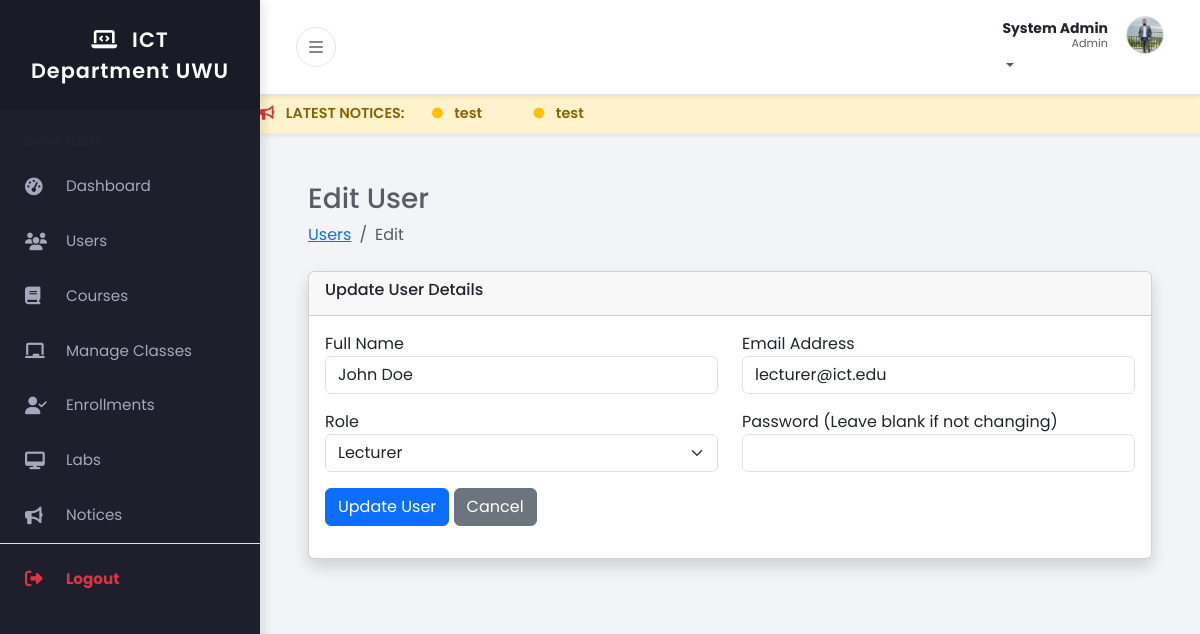
/admin/user_edit.php?id=2 (signed in), run on the app's committed database.
### tables this page shows
CREATE TABLE IF NOT EXISTS `users` (
  `user_id` int NOT NULL AUTO_INCREMENT,
  `full_name` varchar(100) NOT NULL,
  `email` varchar(100) NOT NULL,
  `password_hash` varchar(255) NOT NULL,
  `role` enum('admin','lecturer','student') NOT NULL,
  `phone` varchar(20) DEFAULT NULL,
  `profile_pic` varchar(255) DEFAULT 'default.png',
  `created_at` timestamp NULL DEFAULT CURRENT_TIMESTAMP,
  `theme` varchar(10) DEFAULT 'light',
  PRIMARY KEY (`user_id`),
  UNIQUE KEY `email` (`email`)
);

### admin/user_edit.php (the view, shortened to what this page needs)
<?php
include('../includes/header.php');
include('../config/db.php');
?>
<div class="container-fluid px-4">
    <h3 class="mt-4">Edit User</h3>
    <ol class="breadcrumb mb-4">
        <li class="breadcrumb-item"><a href="users.php">Users</a></li>
        <li class="breadcrumb-item active">Edit</li>
    </ol>
    <div class="card shadow">
        <div class="card-header">
            <h6>Update User Details</h6>
        </div>
        <div class="card-body">
            <?php
            if(isset($_GET['id']))
            {
                $user_id = $_GET['id'];
                $users_query = "SELECT * FROM users WHERE user_id='$user_id' LIMIT 1";
                $users_run = mysqli_query($conn, $users_query);
                if(mysqli_num_rows($users_run) > 0)
                {
                    foreach($users_run as $user)
                    {
                    ?>
                    <form action="code.php" method="POST">
                        <div class="row">
                            <div class="col-md-6 mb-3">
                                <label>Full Name</label>
                                <input type="text" name="name" value="<?= $user['full_name']; ?>" class="form-control" required>
                            </div>
                            <div class="col-md-6 mb-3">
                                <label>Email Address</label>
                                <input type="email" name="email" value="<?= $user['email']; ?>" class="form-control" required>
                            </div>
                            <div class="col-md-6 mb-3">
                                <label>Role</label>
                                <select name="role" class="form-select" required>
                                    <option value="lecturer" <?= $user['role'] == 'lecturer' ? 'selected':'' ?>>Lecturer</option>
                                </select>
                            </div>
                            <div class="col-md-6 mb-3">
                                <label>Password (Leave blank if not changing)</label>
                                <input type="password" name="password" class="form-control">
                            </div>
                            <div class="col-md-12 mb-3">
                                <button type="submit" name="update_user_btn" class="btn btn-primary">Update User</button>
                                <a href="users.php" class="btn btn-secondary">Cancel</a>
                            </div>
                        </div>
                    </form>
                    <?php
                    }
                }
                else
                {
                    echo "<h4>No Record Found</h4>";
                }
            }
            ?>
        </div>
    </div>
</div>
<?php include('../includes/footer.php'); ?>

### includes/header.php (shortened to what this page needs)
<?php
include_once('../config/db.php');
$role = $_SESSION['auth_role'];
$user_id = $_SESSION['auth_user']['user_id'];
$header_query = "SELECT full_name, profile_pic, theme FROM users WHERE user_id='$user_id' LIMIT 1";
$header_query_run = mysqli_query($conn, $header_query);
$user_row = mysqli_fetch_array($header_query_run);
$user_name = $user_row['full_name'];
$profile_pic = $user_row['profile_pic'];
$user_theme = isset($user_row['theme']) ? $user_row['theme'] : 'light';
$initials = strtoupper(substr($user_name, 0, 1));
?>
<!DOCTYPE html>
<html lang="en">
<head>
    <link href="https://cdn.jsdelivr.net/npm/bootstrap@5.3.0/dist/css/bootstrap.min.css" rel="stylesheet">
    <link rel="stylesheet" href="https://cdnjs.cloudflare.com/ajax/libs/font-awesome/6.4.0/css/all.min.css">
    <link href="../assets/css/style.css" rel="stylesheet">
</head>
<body class="<?= ($user_theme == 'dark') ? 'dark-mode' : ''; ?>">
<div class="d-flex" id="wrapper">
    <div id="sidebar-wrapper">
        <div class="sidebar-heading">
            <i class="fas fa-laptop-code me-2"></i> ICT Department UWU
        </div>
        <div class="list-group list-group-flush mt-3">
            <?php if($role == 'admin') : ?>
                <div class="small text-uppercase fw-bold text-muted px-4 mb-2 mt-2" style="font-size:0.7rem;">Admin Tools</div>
                <a href="../admin/index.php" class="list-group-item list-group-item-action"><i class="fas fa-tachometer-alt me-3"></i> Dashboard</a>
                <a href="../admin/users.php" class="list-group-item list-group-item-action"><i class="fas fa-users me-3"></i> Users</a>
                <a href="../admin/courses.php" class="list-group-item list-group-item-action"><i class="fas fa-book me-3"></i> Courses</a>
                <a href="../admin/classes.php" class="list-group-item list-group-item-action"><i class="fas fa-chalkboard me-3"></i> Manage Classes</a>
                <a href="../admin/enrollments.php" class="list-group-item list-group-item-action"><i class="fas fa-user-check me-3"></i> Enrollments</a>
                <a href="../admin/labs.php" class="list-group-item list-group-item-action"><i class="fas fa-desktop me-3"></i> Labs</a>
                <a href="../admin/notices.php" class="list-group-item list-group-item-action"><i class="fas fa-bullhorn me-3"></i> Notices</a>
                <?php endif; ?>
            <div class="mt-auto mb-4 border-top pt-2">
                <a href="../logout.php" class="list-group-item list-group-item-action text-danger fw-bold">
                    <i class="fas fa-sign-out-alt me-3"></i> Logout
                </a>
            </div>
        </div>
    </div>
    <div id="page-content-wrapper">
        <nav class="navbar navbar-expand-lg border-bottom bg-white shadow-sm">
            <div class="container-fluid">
                <button class="btn btn-toggle" id="sidebarToggle">
                    <i class="fas fa-bars"></i>
                </button>
                <ul class="navbar-nav ms-auto mt-2 mt-lg-0">
                    <li class="nav-item dropdown">
                        <a class="nav-link dropdown-toggle p-0" href="#" id="navbarDropdown" role="button" data-bs-toggle="dropdown" aria-haspopup="true" aria-expanded="false">
                            <div class="user-profile-box d-flex align-items-center">
                                <div class="text-end d-none d-sm-block me-2" style="line-height: 1.2;">
                                    <span class="d-block fw-bold text-dark small"><?= $user_name; ?></span>
                                    <span class="d-block text-muted" style="font-size: 0.7rem;"><?= ucfirst($role); ?></span>
                                </div>
                                <?php if($profile_pic != 'default.png' && $profile_pic != ''): ?>
                                    <img src="../uploads/profile/<?= $profile_pic; ?>" class="rounded-circle border" style="width:38px; height:38px; object-fit:cover;">
                                <?php else: ?>
                                    <div class="user-avatar bg-primary text-white rounded-circle d-flex justify-content-center align-items-center fw-bold shadow-sm" style="width:38px; height:38px;">
                                        <?= $initials; ?>
                                    </div>
                                <?php endif; ?>
                            </div>
                        </a>
                    </li>
                </ul>
            </div>
        </nav>
        <?php
        $marquee_query = "SELECT title FROM notices ORDER BY id DESC LIMIT 5";
        $marquee_run = mysqli_query($conn, $marquee_query);
        if(mysqli_num_rows($marquee_run) > 0) {
            echo '<div class="notice-marquee shadow-sm">';
            echo '<marquee behavior="scroll" direction="left" onmouseover="this.stop();" onmouseout="this.start();">';
            echo '<i class="fas fa-bullhorn me-2 text-danger"></i> LATEST NOTICES: ';
            while($m_row = mysqli_fetch_array($marquee_run)) {
                echo '<span class="mx-4"> <i class="fas fa-circle fa-xs text-warning me-2"></i> ' . $m_row['title'] . '</span>';
            }
            echo '</marquee>';
            echo '</div>';
        }
        ?>
        <div class="container-fluid px-4 py-4">

### assets/css/style.css (style rules this page uses)
:root { --primary-color: #4e73df; --secondary-color: #858796; --body-bg: #f3f4f6; --text-color: #5a5c69; --sidebar-bg: #1e1e2d; --sidebar-text: #a6a7b9; --sidebar-text-hover: #ffffff; --sidebar-active-bg: #2b2b40; --navbar-bg: #ffffff; --card-bg: #ffffff; --shadow-sm: 0 0.125rem 0.25rem rgba(0, 0, 0, 0.075); --shadow-md: 0 4px 6px -1px rgba(0, 0, 0, 0.1), 0 2px 4px -1px rgba(0, 0, 0, 0.06); }
body { font-family: "Poppins", sans-serif; background-color: var(--body-bg); color: var(--text-color); overflow-x: hidden; }
#wrapper { display: flex; width: 100%; align-items: stretch; transition: all 0.3s ease-in-out; }
#sidebar-wrapper { min-width: 260px; max-width: 260px; min-height: 100vh; background-color: var(--sidebar-bg); color: var(--sidebar-text); transition: margin 0.3s ease-in-out; box-shadow: 4px 0 10px rgba(0, 0, 0, 0.1); z-index: 1000; }
.sidebar-heading { padding: 1.5rem; font-size: 1.3rem; font-weight: 600; text-align: center; color: #fff; background: rgba(0, 0, 0, 0.1); letter-spacing: 1px; }
.list-group-item { background-color: transparent; color: var(--sidebar-text); border: none; padding: 16px 25px; font-weight: 400; transition: all 0.2s; font-size: 0.95rem; display: flex; align-items: center; }
.list-group-item i { width: 25px; font-size: 1.1rem; }
#page-content-wrapper { width: 100%; transition: all 0.3s ease; }
.navbar { background-color: var(--navbar-bg) !important; box-shadow: var(--shadow-sm); padding: 1rem 1.5rem; }
.btn-toggle { background: transparent; border: 1px solid #e3e6f0; color: var(--secondary-color); border-radius: 50%; width: 40px; height: 40px; display: flex; align-items: center; justify-content: center; transition: all 0.2s; }
.user-profile-box { display: flex; align-items: center; gap: 10px; cursor: pointer; }
@media (min-width: 768px) { #sidebar-wrapper { margin-left: 0; } }
.notice-marquee { background: #fff3cd; color: #856404; padding: 8px 0; font-weight: 600; font-size: 0.9rem; border-bottom: 1px solid #ffeeba; white-space: nowrap; overflow: hidden; }

### data on the page
users: full_name "System Admin", profile_pic (picture)
users: name "John Doe", email "lecturer@ict.edu", role "Lecturer"

### other printed values
$role "Admin"
$m_row['title'] "test"
